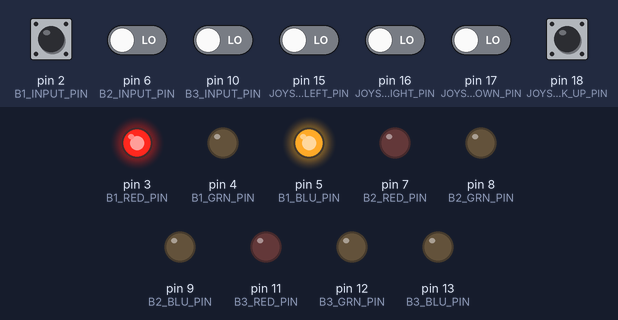
Recording of a sketch running on a simulated Arduino Uno, built with avr-gcc and run on an emulated ATmega328P. Shown: output pins drawn as LEDs (lit = HIGH). The inputs (shaded band) are chosen by the test bench; at power-on: pin 2 (B1_INPUT_PIN), pin 6 (B2_INPUT_PIN), pin 10 (B3_INPUT_PIN), pin 15 (JOYSTICK_LEFT_PIN), pin 16 (JOYSTICK_RIGHT_PIN), pin 17 (JOYSTICK_DOWN_PIN), pin 18 (JOYSTICK_UP_PIN) LOW.

Above: at 1.2 s.
1.3 s: pin 18 (JOYSTICK_UP_PIN) pulled HIGH for 0.15 s
At 1.39 s:
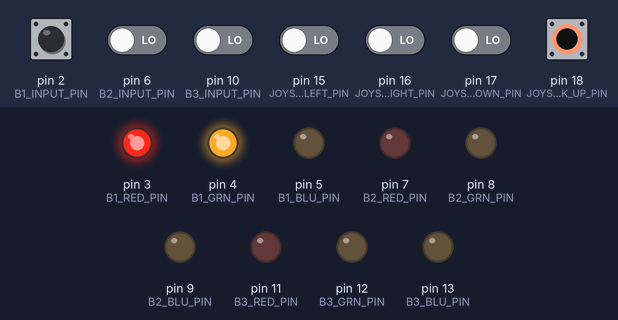
2.9 s: pin 2 (B1_INPUT_PIN) pulsed HIGH 2 times (0.12 s each, 0.3 s apart)
At 5.0 s:
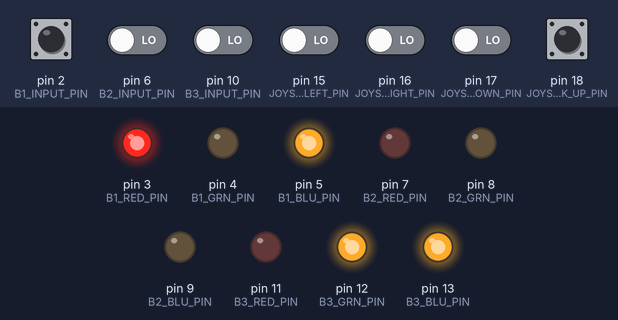
5.4 s: pin 18 (JOYSTICK_UP_PIN) pulled HIGH for 1 s
At 6.2 s:
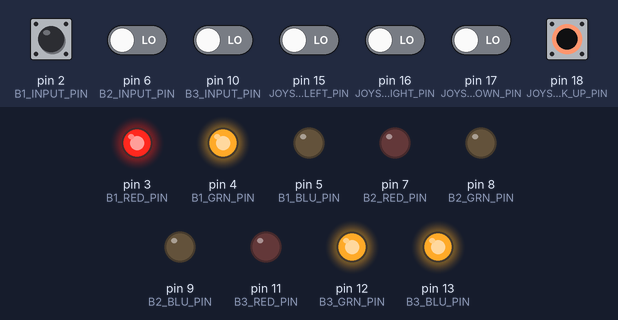
Timing chart, 0 to 8.4 s (numbered marks = the images above; inputs shaded):
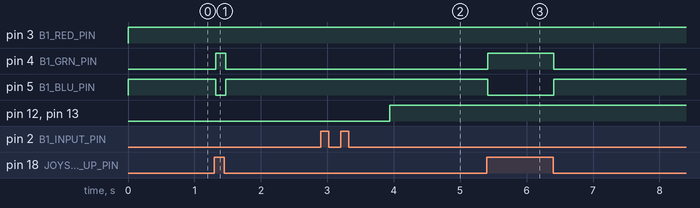

Measured:
- after the input at 1.3 s, pin 4 (B1_GRN_PIN): LOW → HIGH at once, → LOW 0.15 s later; pin 5 (B1_BLU_PIN): HIGH → LOW at once, → HIGH 0.15 s later
- after the input at 2.9 s, pin 12 (B3_GRN_PIN), pin 13 (B3_BLU_PIN): LOW → HIGH after 1.0 s
- after the input at 5.4 s, pin 4 (B1_GRN_PIN): LOW → HIGH at once, → LOW 0.99 s later; pin 5 (B1_BLU_PIN): HIGH → LOW at once, → HIGH 0.99 s later

The sketch:

joystick_test.ino
```cpp
#include <FastLED.h>

#define B1_INPUT_PIN 2
#define B1_RED_PIN 3
#define B1_GRN_PIN 4
#define B1_BLU_PIN 5

#define B2_INPUT_PIN 6
#define B2_RED_PIN 7
#define B2_GRN_PIN 8
#define B2_BLU_PIN 9

#define B3_INPUT_PIN 10
#define B3_RED_PIN 11
#define B3_GRN_PIN 12
#define B3_BLU_PIN 13

#define JOYSTICK_LEFT_PIN 15
#define JOYSTICK_RIGHT_PIN 16
#define JOYSTICK_DOWN_PIN 17
#define JOYSTICK_UP_PIN 18

#define TOTAL_INPUTS 7

struct ButtonState {
    bool justPressed;
    bool isPressed;
    int pin;
    int currentValue;
    int lastValue;
};

ButtonState button1 = { false, false, B1_INPUT_PIN, HIGH, HIGH };
ButtonState button2 = { false, false, B2_INPUT_PIN, HIGH, HIGH };
ButtonState button3 = { false, false, B3_INPUT_PIN, HIGH, HIGH };
ButtonState joystickUp = { false, false, JOYSTICK_UP_PIN, HIGH, HIGH };
ButtonState joystickDown = { false, false, JOYSTICK_DOWN_PIN, HIGH, HIGH };
ButtonState joystickLeft = { false, false, JOYSTICK_LEFT_PIN, HIGH, HIGH };
ButtonState joystickRight = { false, false, JOYSTICK_RIGHT_PIN, HIGH, HIGH };

#define BUTTON_1 0
#define BUTTON_2 1
#define BUTTON_3 2
#define UP 3
#define DOWN 4
#define LEFT 5
#define RIGHT 6

ButtonState buttons[TOTAL_INPUTS] = {
    button1,
    button2,
    button3,
    joystickUp,
    joystickDown,
    joystickLeft,
    joystickRight
};

struct ButtonColor {
    int red;
    int green;
    int blue;
};

ButtonColor NO_COLOR = { HIGH, HIGH, HIGH };
ButtonColor RED = { LOW, HIGH, HIGH };
ButtonColor YELLOW = { LOW, LOW, HIGH };
ButtonColor GREEN = { HIGH, LOW, HIGH };
ButtonColor CYAN = { HIGH, LOW, LOW };
ButtonColor BLUE = { HIGH, HIGH, LOW };
ButtonColor MAGENTA = { LOW, HIGH, LOW };
ButtonColor WHITE = { LOW, LOW, LOW };

struct ButtonColorPins {
    int redPin;
    int greenPin;
    int bluePin;
};

ButtonColorPins buttonColorPins[3] = {
    { B1_RED_PIN, B1_GRN_PIN, B1_BLU_PIN },
    { B2_RED_PIN, B2_GRN_PIN, B2_BLU_PIN },
    { B3_RED_PIN, B3_GRN_PIN, B3_BLU_PIN },
};

void setup() {
    // Set pin modes for all buttons
    for (int i = 0; i < TOTAL_INPUTS; i++) {
        pinMode(buttons[i].pin, INPUT);
    }

    // Set pin modes for all button color pins
    for (int i = 0; i < 3; i++) {
        pinMode(buttonColorPins[i].redPin, OUTPUT);
        pinMode(buttonColorPins[i].greenPin, OUTPUT);
        pinMode(buttonColorPins[i].bluePin, OUTPUT);
    }
}

void updateButtonStates() {
    for (int i = 0; i < TOTAL_INPUTS; i++) {
        // Read the current value of the button
        int buttonValue = digitalRead(buttons[i].pin);

        // Update the button state
        buttons[i].lastValue = buttons[i].currentValue;
        buttons[i].currentValue = buttonValue;
        buttons[i].isPressed = buttonValue == LOW;
        buttons[i].justPressed = (buttons[i].lastValue == HIGH && buttons[i].currentValue == LOW);
    }
}

void setButtonColor(int button, ButtonColor color) {
    digitalWrite(buttonColorPins[button].redPin, color.red);
    digitalWrite(buttonColorPins[button].greenPin, color.green);
    digitalWrite(buttonColorPins[button].bluePin, color.blue);
}

#define PATTERN_LENGTH 5
int pattern[PATTERN_LENGTH] = {
    BUTTON_1,
    BUTTON_1,
    BUTTON_2,
    BUTTON_3,
    BUTTON_3
};

int placeInPattern = 0;
bool patternCompleted = false;
int framesOfNoInput = 0;

int framesUntilPatternTimeout = 20;

void loop() {
    updateButtonStates();

    if (buttons[UP].isPressed) {
        setButtonColor(BUTTON_1, GREEN); // Down
    }
    else if (buttons[DOWN].isPressed) {
        setButtonColor(BUTTON_1, BLUE); // Right
    }
    else if (buttons[LEFT].isPressed) {
        setButtonColor(BUTTON_1, YELLOW);
    }
    else if (buttons[RIGHT].isPressed) {
        setButtonColor(BUTTON_1, RED);
    }
    else {
        setButtonColor(BUTTON_1, WHITE);
    }

    if (!patternCompleted) {
        if (isAnyOtherJustPressed(pattern[placeInPattern])) {
            // Wrong button was pressed, reset the pattern
            placeInPattern = 0;
            framesOfNoInput = 0;
        }
        else if (buttons[pattern[placeInPattern]].justPressed) {
            // Correct button was pressed, advance to polling for next button
            placeInPattern++;
            framesOfNoInput = 0;
            patternCompleted = placeInPattern == PATTERN_LENGTH;
        }
        else if (placeInPattern != 0) {
            // Keep track of how long user has been on this current step of the pattern
            framesOfNoInput++;

            if (framesOfNoInput >= framesUntilPatternTimeout) {
                // User has waited too long to input next button in pattern, reset
                placeInPattern = 0;
                framesOfNoInput = 0;
                setButtonColor(BUTTON_3, RED);
            }
        }
    }

    if (patternCompleted) {
        setButtonColor(BUTTON_1, RED);
        setButtonColor(BUTTON_2, GREEN);
        setButtonColor(BUTTON_3, BLUE);
    }

    FastLED.delay(30);
}

bool isAnyOtherJustPressed(int button) {
    for (int i = 0; i < TOTAL_INPUTS; i++) {
        if (i != button && buttons[i].justPressed) {
            return true;
        }
    }
    return false;
}
```
